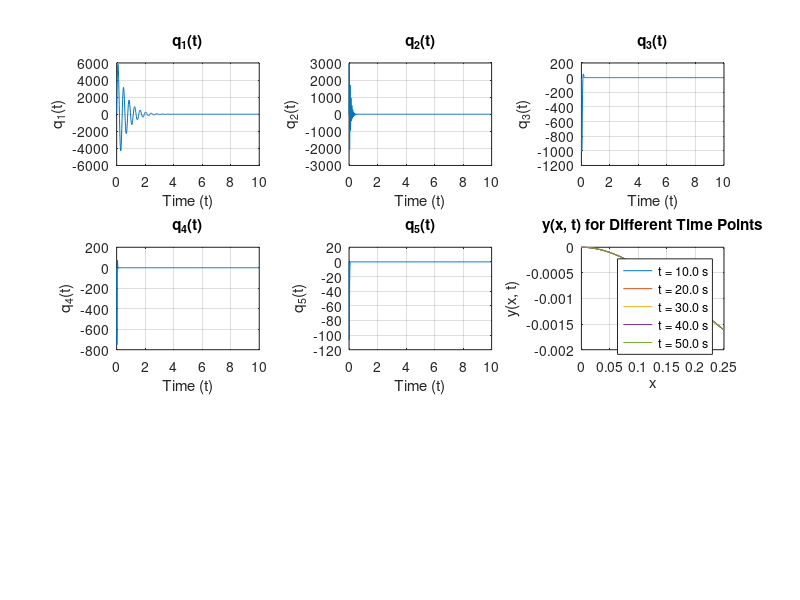

MATLAB code for this plot:
function triple_impulse_response
    % Constants
    beta_values = [7.5, 18.776, 31.419, 43.982, 56.549];
    L = 0.25;
    N = 5;
    w = [16.2338, 101.72344, 284.82312, 558.14128, 922.64504];
    a = [3.248, 20.355, 56.994, 111.685, 184.623];
    b = [263.804, 10358.158, 81206.525, 311837.785, 852137.646];
    c = [0.1136, 0.4131, 0.9280, 1.3417, 1.512];
    t_span = [0, 10];
    t_values = linspace(t_span(1), t_span(2), 500);
    q_values = zeros(N, length(t_values));

    for i = 1:N
        initial_conditions = [0, 0];
        [t, sol] = ode45(@(t, q) odefun_triple_impulse(t, q, a(i), b(i), c(i), w), t_span, initial_conditions);
        q_values(i, :) = interp1(t, sol(:, 1), t_values);
    end

    x_range = linspace(0, L, 100);
    y_values_2d = zeros(length(x_range), length(t_values));

    for j = 1:length(x_range)
        for i = 1:N
            w_i_value = w_i(x_range(j), beta_values(i), L);
            y_values_2d(j, :) = y_values_2d(j, :) + w_i_value .* q_values(i, :);
        end
    end

    plot_results(t_values, q_values, x_range, y_values_2d, N);
end

function dydt = odefun_triple_impulse(t, q, a, b, c, w)
    % Approximation of triple impulse function (r = delta(t)^3)
    if abs(t) < 1e-9 % Extremely narrow width
        A = 1e15; % Extremely high amplitude
    else
        A = 0;
    end
    dydt = [q(2); A * c - a * q(2) - b * q(1)];
end

function val = w_i(x, beta, L)
    sin_betaL = sin(beta * L);
    sinh_betaL = sinh(beta * L);
    cos_betaL = cos(beta * L);
    cosh_betaL = cosh(beta * L);
    val = (1 ./ (sin_betaL - sinh_betaL)) .* ...
        ((sin_betaL - sinh_betaL) .* (sin(beta * x) - sinh(beta * x)) + ...
         (cos_betaL + cosh_betaL) .* (cos(beta * x) - cosh(beta * x)));
end

function plot_results(t_values, q_values, x_range, y_values_2d, N)
    figure;
    for i = 1:N
        subplot(3, 3, i);
        plot(t_values, q_values(i, :));
        title(sprintf('q_%d(t)', i));
        xlabel('Time (t)');
        ylabel(sprintf('q_%d(t)', i));
        grid on;
    end

    subplot(3, 3, N + 1);
    selected_time_points = [10, 20, 30, 40, 50];
    for time_point = selected_time_points
        [~, idx] = min(abs(t_values - time_point));
        plot(x_range, y_values_2d(:, idx), 'DisplayName', sprintf('t = %.1f s', time_point));
        hold on;
    end
    title('y(x, t) for Different Time Points');
    xlabel('x');
    ylabel('y(x, t)');
    legend;
    grid on;
    hold off;
end
